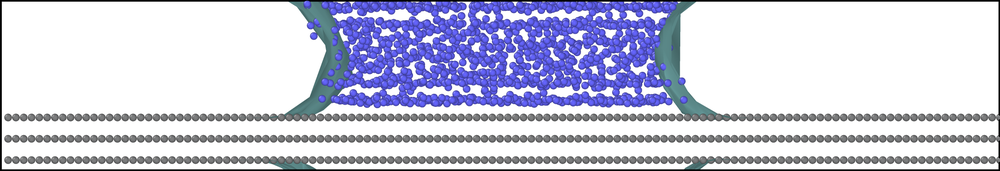
#> input picture Ibeam_capillary/Nucleation_Rates/curvature_plot/setup6L.png, 1000 x 171 px, shrunk from 2230 x 381 before the run
$ python curvature_plot.py
#> lines starting #> are read from the running program, lines starting #| are printed output that depends on the picture

import matplotlib.pyplot as plt
import matplotlib.image as image
import numpy as np

from numpy import sin, cos, pi, linspace


dimx = 157.504
dimz_full = 39.85034643610105
dimz_10 = 39.85
dimz_8 = 33.92
dimz_6 = 26.85


im_6 = image.imread('setup6L.png')
#> im_6 is the input picture: shape (171, 1000, 4) float32; mean R, G, B, A 0.791, 0.796, 0.872, 1
im_8 = image.imread('setup8L.png')
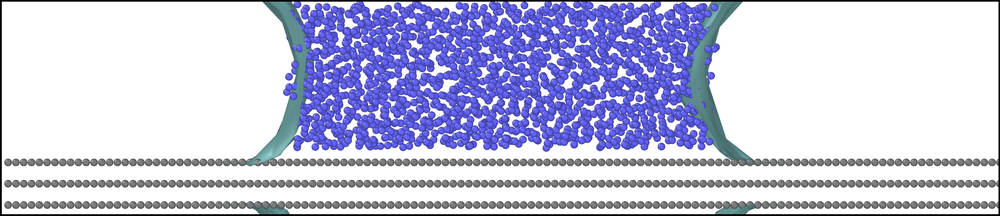
#> input picture Ibeam_capillary/Nucleation_Rates/curvature_plot/setup8L.png, 1000 x 216 px, shrunk from 2230 x 481 before the run
#> im_8 is the input picture: shape (216, 1000, 4) float32; mean R, G, B, A 0.769, 0.774, 0.879, 1
im_10 = image.imread('setup10L.png')
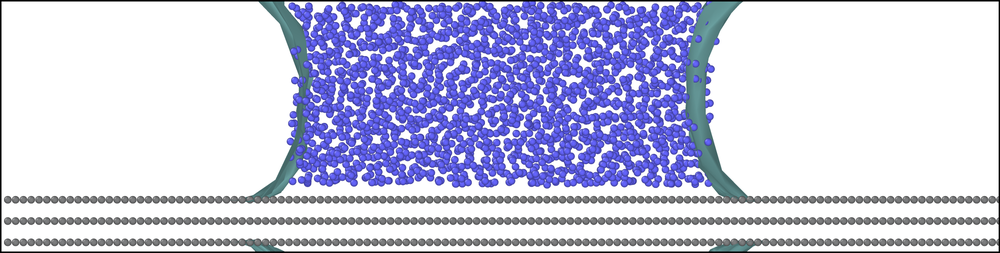
#> input picture Ibeam_capillary/Nucleation_Rates/curvature_plot/setup10L.png, 1000 x 253 px, shrunk from 2229 x 564 before the run
#> im_10 is the input picture: shape (253, 1000, 4) float32; mean R, G, B, A 0.777, 0.782, 0.889, 1

anglesR = linspace(3*pi/4, 5*pi/4, 20)
anglesL = linspace(-pi/4, pi/4, 20)

# 10 Layer data
r_10 = 21.24
a_10 = 125.156
b_10 = 24.8
c_10 = 78.7
x_10 = [109, 103.9, 109]
y_10 = [38.6, 25, 11]

arc_xR_10 = r_10 * cos(anglesR) + a_10
arc_yR_10 = r_10 * sin(anglesR) + b_10
arc_xL_10 = r_10 * cos(anglesL) + (c_10 -(a_10-c_10))
arc_yL_10 = r_10 * sin(anglesL) + b_10

# 8 Layer data
r_8 = 26.4
a_8 = 131
b_8 = 22
c_8 = 78.7
x_8 = [107.06, 104.6, 107.06]
y_8 = [33, 22, 11]

arc_xR_8 = r_8 * cos(anglesR) + a_8
arc_yR_8 = r_8 * sin(anglesR) + b_8
arc_xL_8 = r_8 * cos(anglesL) + (c_8 -(a_8-c_8))
arc_yL_8 = r_8 * sin(anglesL) + b_8


# 6 Layer data
r_6 = 17.9
a_6 = 120.9
b_6 = 18.3
c_6 = 78.9
x_6 = [104.5, 103, 104.5]
y_6 = [25.6, 18.4, 11]


arc_xR_6 = r_6 * cos(anglesR) + a_6
arc_yR_6 = r_6 * sin(anglesR) + b_6
arc_xL_6 = r_6 * cos(anglesL) + (c_6 -(a_6-c_6))
arc_yL_6 = r_6 * sin(anglesL) + b_6


### PLOT ###

fig, ax = plt.subplots(3, sharex=True)
fig.suptitle('Capillary curvature')

ax[0].imshow(im_10, extent=(0, dimx, 0, dimz_10))
ax[0].plot(arc_xR_10, arc_yR_10, color = 'red', lw = 3)
ax[0].plot(arc_xL_10, arc_yL_10, color = 'red', lw = 3)
ax[0].plot(x_10, y_10, 'o', color = 'black')
ax[0].plot(a_10, b_10, 'o', color = 'green')
ax[0].annotate('R='+str(r_10), xy=(a_10+2, b_10), xycoords='data', fontsize=10)


ax[1].imshow(im_8, extent=(0, dimx, 0, dimz_8))
ax[1].plot(arc_xR_8, arc_yR_8, color = 'red', lw = 3)
ax[1].plot(arc_xL_8, arc_yL_8, color = 'red', lw = 3)
ax[1].plot(x_8, y_8, 'o', color = 'black')
ax[1].plot(a_8, b_8, 'o', color = 'green')
ax[1].annotate('R='+str(r_8), xy=(a_8+2, b_8), xycoords='data', fontsize=10)


ax[2].imshow(im_6, extent=(0, dimx, 0, dimz_6))
ax[2].plot(arc_xR_6, arc_yR_6, color = 'red', lw = 3)
ax[2].plot(arc_xL_6, arc_yL_6, color = 'red', lw = 3)
ax[2].plot(x_6, y_6, 'o', color = 'black')
ax[2].plot(a_6, b_6, 'o', color = 'green')
ax[2].annotate('R='+str(r_6), xy=(a_6+2, b_6), xycoords='data', fontsize=10)


ax[0].set_ylabel("angstroms")
ax[0].set_xlim(0, dimx)
ax[0].set_ylim(0, dimz_full)
ax[1].set_xlim(0, dimx)
ax[1].set_ylim(0, dimz_full)
ax[2].set_xlim(0, dimx)
ax[2].set_ylim(0, dimz_full)
ax[2].set_xlabel("angstroms")

plt.savefig('Ibeam_Curvature.png', dpi=1000)
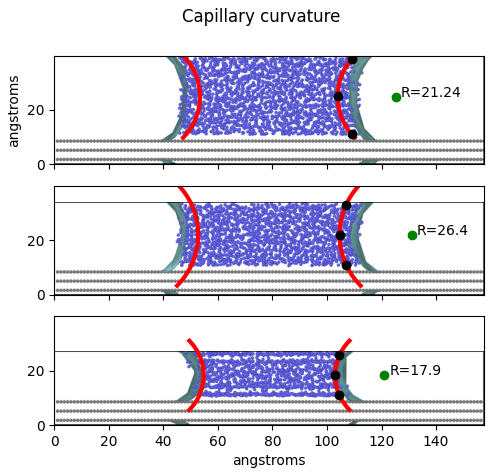
#> figure drawn by matplotlib, 3 panels

plt.show()
